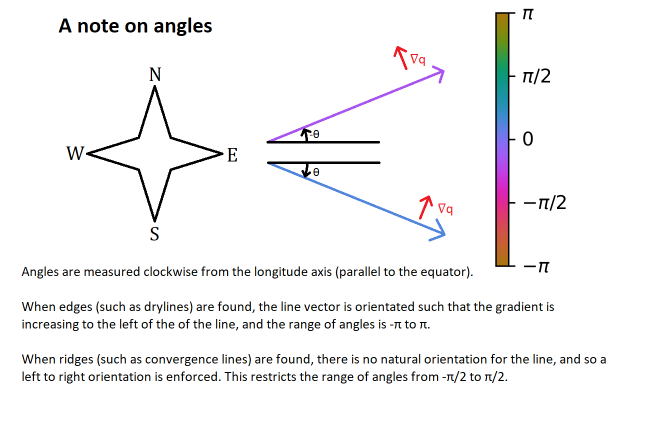
#> input picture angles.png, 1306 x 848 px (shown at 1/2 size)
$ python -i canny_mod.py   (imports and definitions only)
#> lines starting #> are read from the running program, lines starting #| are printed output that depends on the picture
"""
canny.py - Canny Edge detector
Reference: Canny, J., A Computational Approach To Edge Detection, IEEE Trans.
    Pattern Analysis and Machine Intelligence, 8:679-714, 1986
Originally part of CellProfiler, code licensed under both GPL and BSD licenses.
Website: http://www.cellprofiler.org
Copyright (c) 2003-2009 Massachusetts Institute of Technology
Copyright (c) 2009-2011 Broad Institute
All rights reserved.
Original author: Lee Kamentsky
"""

import numpy as np
import scipy.ndimage as ndi
from scipy.ndimage import generate_binary_structure, binary_erosion, label
#from skimage.filters import gaussian
from scipy.ndimage import gaussian_filter as gaussian
from skimage import dtype_limits, img_as_float
from skimage._shared.utils import assert_nD


# [26 lines left out: function smooth_with_function_and_mask, not called in this run]

def canny(image, sigma=1., low_threshold=None, high_threshold=None, mask=None,
          use_quantiles=False,dx=1,dy=1):
    """Edge filter an image using the Canny algorithm.
    Parameters
    -----------
    image : 2D array
        Grayscale input image to detect edges on; can be of any dtype.
    sigma : float
        Standard deviation of the Gaussian filter.
    low_threshold : float
        Lower bound for hysteresis thresholding (linking edges).
        If None, low_threshold is set to 10% of dtype's max.
    high_threshold : float
        Upper bound for hysteresis thresholding (linking edges).
        If None, high_threshold is set to 20% of dtype's max.
    mask : array, dtype=bool, optional
        Mask to limit the application of Canny to a certain area.
    use_quantiles : bool, optional
        If True then treat low_threshold and high_threshold as quantiles of the
        edge magnitude image, rather than absolute edge magnitude values. If True
        then the thresholds must be in the range [0, 1].
    Returns
    -------
    output : 2D array (image)
        The masked edge map. Values are edge angles (this has changed from the original)
    See also
    --------
    skimage.sobel
    Notes
    -----
    The steps of the algorithm are as follows:
    * Smooth the image using a Gaussian with ``sigma`` width.
    * Apply the horizontal and vertical Sobel operators to get the gradients
      within the image. The edge strength is the norm of the gradient.
    * Thin potential edges to 1-pixel wide curves. First, find the normal
      to the edge at each point. This is done by looking at the
      signs and the relative magnitude of the X-Sobel and Y-Sobel
      to sort the points into 4 categories: horizontal, vertical,
      diagonal and antidiagonal. Then look in the normal and reverse
      directions to see if the values in either of those directions are
      greater than the point in question. Use interpolation to get a mix of
      points instead of picking the one that's the closest to the normal.
    * Perform a hysteresis thresholding: first label all points above the
      high threshold as edges. Then recursively label any point above the
      low threshold that is 8-connected to a labeled point as an edge.
    References
    -----------
    .. [1] Canny, J., A Computational Approach To Edge Detection, IEEE Trans.
           Pattern Analysis and Machine Intelligence, 8:679-714, 1986
    .. [2] William Green's Canny tutorial
           http://dasl.unlv.edu/daslDrexel/alumni/bGreen/www.pages.drexel.edu/_weg22/can_tut.html
    Examples
    --------
    >>> from skimage import feature
    >>> # Generate noisy image of a square
    >>> im = np.zeros((256, 256))
    >>> im[64:-64, 64:-64] = 1
    >>> im += 0.2 * np.random.rand(*im.shape)
    >>> # First trial with the Canny filter, with the default smoothing
    >>> edges1 = feature.canny(im)
    >>> # Increase the smoothing for better results
    >>> edges2 = feature.canny(im, sigma=3)
    """

    #
    # The steps involved:
    #
    # * Smooth using the Gaussian with sigma above.
    #
    # * Apply the horizontal and vertical Sobel operators to get the gradients
    #   within the image. The edge strength is the sum of the magnitudes
    #   of the gradients in each direction.
    #
    # * Find the normal to the edge at each point using the arctangent of the
    #   ratio of the Y sobel over the X sobel - pragmatically, we can
    #   look at the signs of X and Y and the relative magnitude of X vs Y
    #   to sort the points into 4 categories: horizontal, vertical,
    #   diagonal and antidiagonal.
    #
    # * Look in the normal and reverse directions to see if the values
    #   in either of those directions are greater than the point in question.
    #   Use interpolation to get a mix of points instead of picking the one
    #   that's the closest to the normal.
    #
    # * Label all points above the high threshold as edges.
    # * Recursively label any point above the low threshold that is 8-connected
    #   to a labeled point as an edge.
    #
    # Regarding masks, any point touching a masked point will have a gradient
    # that is "infected" by the masked point, so it's enough to erode the
    # mask by one and then mask the output. We also mask out the border points
    # because who knows what lies beyond the edge of the image?
    #
    ##########################################################
    #   MODIFICATION BY EMMA HOWARD                          #
    ##########################################################
    #
    # - Scale the isobel and jsobel derivatives by input variables
    #     dx and dy. This takes into account uneven grid-spacing
    # - Calculate the angle of the Canny edge and return masked angle array,
    #     instead of binary array
    #
    ##########################################################

    assert_nD(image, 2)
    dtype_max = dtype_limits(image, clip_negative=False)[1]

    if low_threshold is None:
        low_threshold = 0.1 * dtype_max
    else:
        low_threshold = low_threshold / dtype_max

    if high_threshold is None:
        high_threshold = 0.2 * dtype_max
    else:
        high_threshold = high_threshold / dtype_max

    if mask is None:
        mask = np.ones(image.shape, dtype=bool)

    def fsmooth(x):
        return img_as_float(gaussian(x, sigma, mode='constant'))

    smoothed = smooth_with_function_and_mask(image, fsmooth, mask)
#    jsobel = ndi.sobel(smoothed, axis=1)     #EH CHANGE
    jsobel = ndi.sobel(smoothed, axis=1)/dx
#    isobel = ndi.sobel(smoothed, axis=0)     #EH CHANGE
    isobel = ndi.sobel(smoothed, axis=0)/dy
    theta = np.arctan2(jsobel,-isobel)         #EH ADD
    abs_isobel = np.abs(isobel)
    abs_jsobel = np.abs(jsobel)
    magnitude = np.hypot(isobel, jsobel)

    #
    # Make the eroded mask. Setting the border value to zero will wipe
    # out the image edges for us.
    #
    s = generate_binary_structure(2, 2)
    eroded_mask = binary_erosion(mask, s, border_value=0)
    eroded_mask = eroded_mask & (magnitude > 0)
    #
    #--------- Find local maxima --------------
    #
    # Assign each point to have a normal of 0-45 degrees, 45-90 degrees,
    # 90-135 degrees and 135-180 degrees.
    #
    local_maxima = np.zeros(image.shape, bool)
    #----- 0 to 45 degrees ------
    pts_plus = (isobel >= 0) & (jsobel >= 0) & (abs_isobel >= abs_jsobel)
    pts_minus = (isobel <= 0) & (jsobel <= 0) & (abs_isobel >= abs_jsobel)
    pts = pts_plus | pts_minus
    pts = eroded_mask & pts
    # Get the magnitudes shifted left to make a matrix of the points to the
    # right of pts. Similarly, shift left and down to get the points to the
    # top right of pts.
    c1 = magnitude[1:, :][pts[:-1, :]]
    c2 = magnitude[1:, 1:][pts[:-1, :-1]]
    m = magnitude[pts]
    w = abs_jsobel[pts] / abs_isobel[pts]
    c_plus = c2 * w + c1 * (1 - w) <= m
    c1 = magnitude[:-1, :][pts[1:, :]]
    c2 = magnitude[:-1, :-1][pts[1:, 1:]]
    c_minus = c2 * w + c1 * (1 - w) <= m
    local_maxima[pts] = c_plus & c_minus
    #----- 45 to 90 degrees ------
    # Mix diagonal and vertical
    #
    pts_plus = (isobel >= 0) & (jsobel >= 0) & (abs_isobel <= abs_jsobel)
    pts_minus = (isobel <= 0) & (jsobel <= 0) & (abs_isobel <= abs_jsobel)
    pts = pts_plus | pts_minus
    pts = eroded_mask & pts
    c1 = magnitude[:, 1:][pts[:, :-1]]
    c2 = magnitude[1:, 1:][pts[:-1, :-1]]
    m = magnitude[pts]
    w = abs_isobel[pts] / abs_jsobel[pts]
    c_plus = c2 * w + c1 * (1 - w) <= m
    c1 = magnitude[:, :-1][pts[:, 1:]]
    c2 = magnitude[:-1, :-1][pts[1:, 1:]]
    c_minus = c2 * w + c1 * (1 - w) <= m
    local_maxima[pts] = c_plus & c_minus
    #----- 90 to 135 degrees ------
    # Mix anti-diagonal and vertical
    #
    pts_plus = (isobel <= 0) & (jsobel >= 0) & (abs_isobel <= abs_jsobel)
    pts_minus = (isobel >= 0) & (jsobel <= 0) & (abs_isobel <= abs_jsobel)
    pts = pts_plus | pts_minus
    pts = eroded_mask & pts
    c1a = magnitude[:, 1:][pts[:, :-1]]
    c2a = magnitude[:-1, 1:][pts[1:, :-1]]
    m = magnitude[pts]
    w = abs_isobel[pts] / abs_jsobel[pts]
    c_plus = c2a * w + c1a * (1.0 - w) <= m
    c1 = magnitude[:, :-1][pts[:, 1:]]
    c2 = magnitude[1:, :-1][pts[:-1, 1:]]
    c_minus = c2 * w + c1 * (1.0 - w) <= m
    local_maxima[pts] = c_plus & c_minus
    #----- 135 to 180 degrees ------
    # Mix anti-diagonal and anti-horizontal
    #
    pts_plus = (isobel <= 0) & (jsobel >= 0) & (abs_isobel >= abs_jsobel)
    pts_minus = (isobel >= 0) & (jsobel <= 0) & (abs_isobel >= abs_jsobel)
    pts = pts_plus | pts_minus
    pts = eroded_mask & pts
    c1 = magnitude[:-1, :][pts[1:, :]]
    c2 = magnitude[:-1, 1:][pts[1:, :-1]]
    m = magnitude[pts]
    w = abs_jsobel[pts] / abs_isobel[pts]
    c_plus = c2 * w + c1 * (1 - w) <= m
    c1 = magnitude[1:, :][pts[:-1, :]]
    c2 = magnitude[1:, :-1][pts[:-1, 1:]]
    c_minus = c2 * w + c1 * (1 - w) <= m
    local_maxima[pts] = c_plus & c_minus

    #
    #---- If use_quantiles is set then calculate the thresholds to use
    #
    if use_quantiles:
        if high_threshold > 1.0 or low_threshold > 1.0:
            raise ValueError("Quantile thresholds must not be > 1.0")
        if high_threshold < 0.0 or low_threshold < 0.0:
            raise ValueError("Quantile thresholds must not be < 0.0")

        high_threshold = np.percentile(magnitude, 100.0 * high_threshold)
        low_threshold = np.percentile(magnitude, 100.0 * low_threshold)

    #
    #---- Create two masks at the two thresholds.
    #
    high_mask = local_maxima & (magnitude >= high_threshold)
    low_mask = local_maxima & (magnitude >= low_threshold)

    #
    # Segment the low-mask, then only keep low-segments that have
    # some high_mask component in them
    #
    strel = np.ones((3, 3), bool)
    labels, count = label(low_mask, strel)
    if count == 0:
        return low_mask

    sums = (np.array(ndi.sum(high_mask, labels,
                             np.arange(count, dtype=np.int32) + 1),
                     copy=False, ndmin=1))
    good_label = np.zeros((count + 1,), bool)
    good_label[1:] = sums > 0
    output_mask = good_label[labels]
    points = np.ma.masked_array(theta,mask=1-output_mask).filled(-999) # EH CHANGE
    return points  # EH CHANGE


# [57 lines left out: function canny_div, not called in this run]

>>> import cv2
>>> picture = cv2.imread('angles.png', cv2.IMREAD_GRAYSCALE)
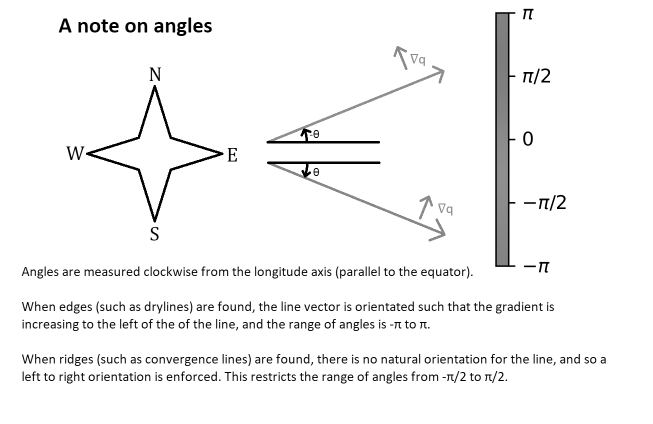
#> picture: shape (848, 1306) (shown at 1/2 size); min 0, max 255, mean 244.4
>>> result = canny(picture)
#> (the run stopped early here; a loop or call above may not have finished)
